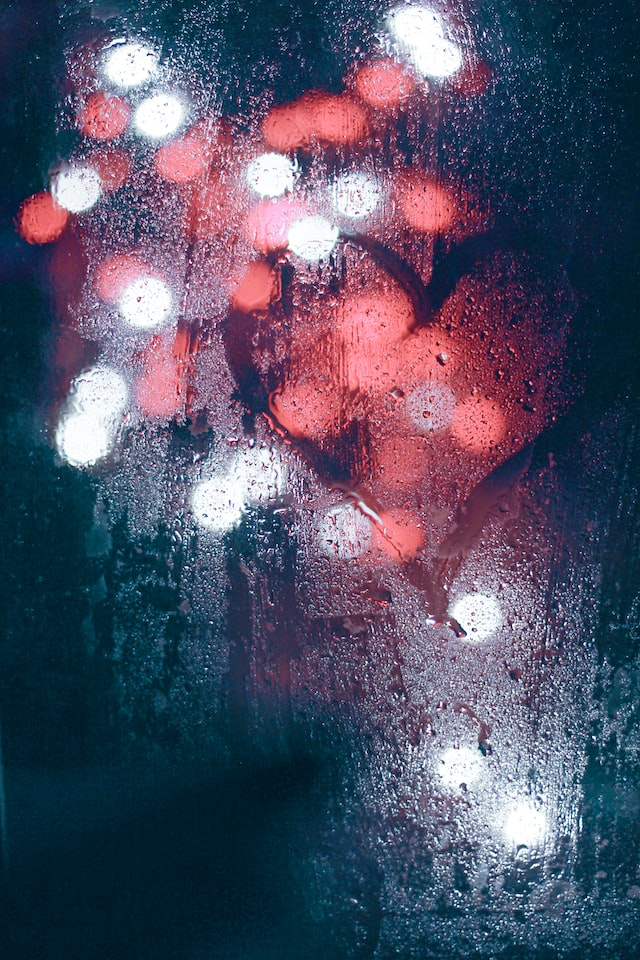
#> input picture CO3/input.jpg, 640 x 960 px
$ python CV-CO3-AT1-4.py
#> lines starting #> are read from the running program, lines starting #| are printed output that depends on the picture
import cv2
import numpy as np
import matplotlib.pyplot as plt

from sklearn.preprocessing import StandardScaler
from sklearn.decomposition import PCA

# -----------------------------
# Read Image
# -----------------------------

img = cv2.imread("input.jpg")
#> img is the input picture: shape (960, 640, 3); mean B, G, R 100.6, 79.4, 79.4

if img is None:
    print("Error: input.jpg not found!")
    exit()

# Convert to grayscale
gray = cv2.cvtColor(
    img,
    cv2.COLOR_BGR2GRAY
)
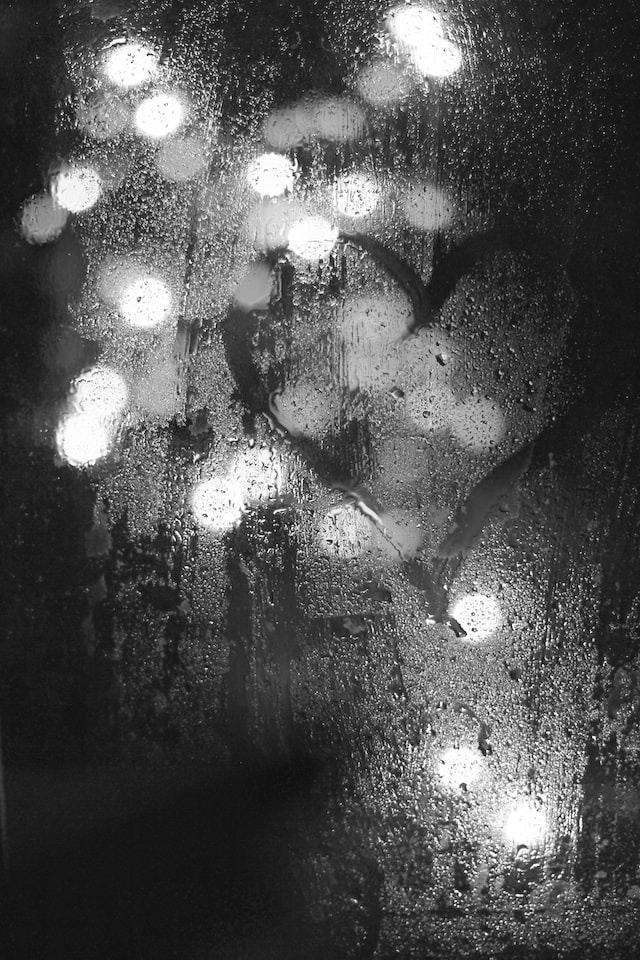
#> gray: shape (960, 640); min 2, max 255, mean 81.8

# Resize image
gray = cv2.resize(
    gray,
    (200, 200)
)
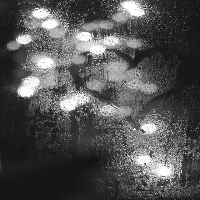
#> gray: shape (200, 200); min 9, max 255, mean 81.7

# -----------------------------
# Create Image Patches
# -----------------------------

patch_size = 10

features = []

for i in range(
    0,
    gray.shape[0] - patch_size + 1,
    patch_size
):
    for j in range(
        0,
        gray.shape[1] - patch_size + 1,
        patch_size
    ):

        patch = gray[
            i:i + patch_size,
            j:j + patch_size
        ]

        # Flatten patch
        features.append(
            patch.flatten()
        )
#> after the loop, features = 400 items

X = np.array(features)
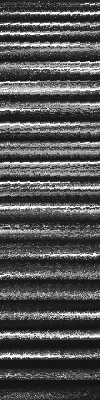
#> X: shape (400, 100); min 9, max 255, mean 81.7

print(
    "Original Feature Dimensions:",
    X.shape
)
#| Original Feature Dimensions: (400, 100)

# -----------------------------
# Standardize Features
# -----------------------------

scaler = StandardScaler()

X_scaled = scaler.fit_transform(X)

# -----------------------------
# PCA
# -----------------------------

pca = PCA(
    n_components=2
)

X_pca = pca.fit_transform(
    X_scaled
)
#> X_pca = 400 pairs, first value -9.88 to 24.28, second value -11.49 to 10.68

print(
    "Reduced Feature Dimensions:",
    X_pca.shape
)
#| Reduced Feature Dimensions: (400, 2)

# Explained variance
variance = (
    np.sum(
        pca.explained_variance_ratio_
    ) * 100
)

print(
    "Information Preserved: {:.2f}%"
    .format(variance)
)

# -----------------------------
# Visualization Before PCA
# -----------------------------

plt.figure(figsize=(8, 6))

plt.scatter(
    X_scaled[:, 0],
    X_scaled[:, 1],
    alpha=0.6
)

plt.xlabel("Original Feature 1")
plt.ylabel("Original Feature 2")

plt.title(
    "Feature Visualization Before PCA"
)

plt.grid(True)

plt.show()
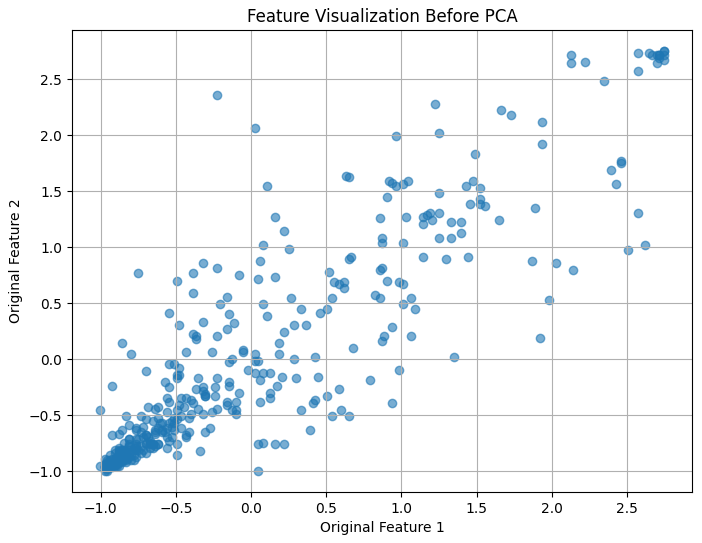
#> figure drawn by matplotlib, 1 panel

# -----------------------------
# Visualization After PCA
# -----------------------------

plt.figure(figsize=(8, 6))

plt.scatter(
    X_pca[:, 0],
    X_pca[:, 1],
    alpha=0.6
)

plt.xlabel("Principal Component 1")
plt.ylabel("Principal Component 2")

plt.title(
    "Feature Visualization After PCA"
)

plt.grid(True)

plt.show()
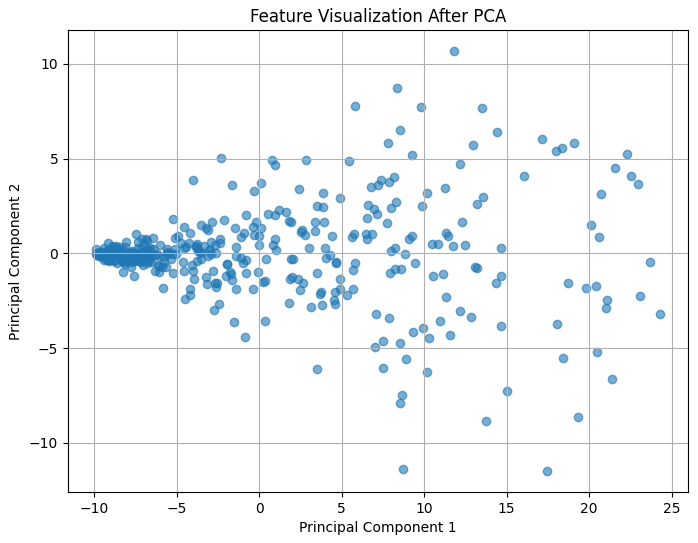
#> figure drawn by matplotlib, 1 panel

# -----------------------------
# Explained Variance Plot
# -----------------------------

pca_full = PCA()

pca_full.fit(X_scaled)

cumulative_variance = np.cumsum(
    pca_full.explained_variance_ratio_
)

plt.figure(figsize=(8, 5))

plt.plot(
    range(
        1,
        len(cumulative_variance) + 1
    ),
    cumulative_variance * 100,
    marker="o"
)

plt.xlabel(
    "Number of Principal Components"
)

plt.ylabel(
    "Cumulative Variance Preserved (%)"
)

plt.title(
    "PCA Explained Variance"
)

plt.grid(True)

plt.show()
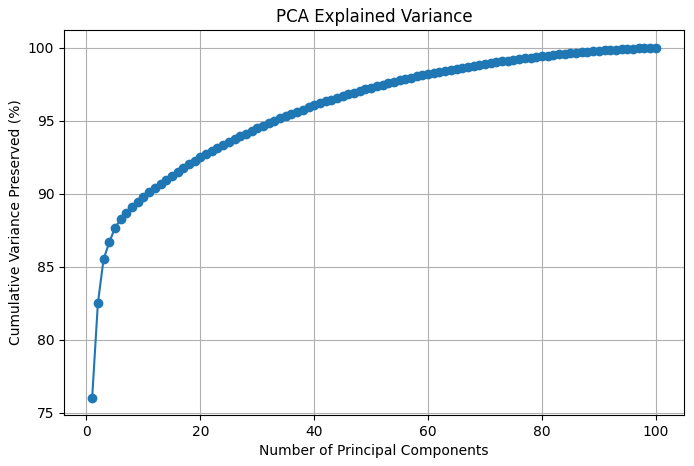
#> figure drawn by matplotlib, 1 panel; curve peaks at x = 100, y = 100
